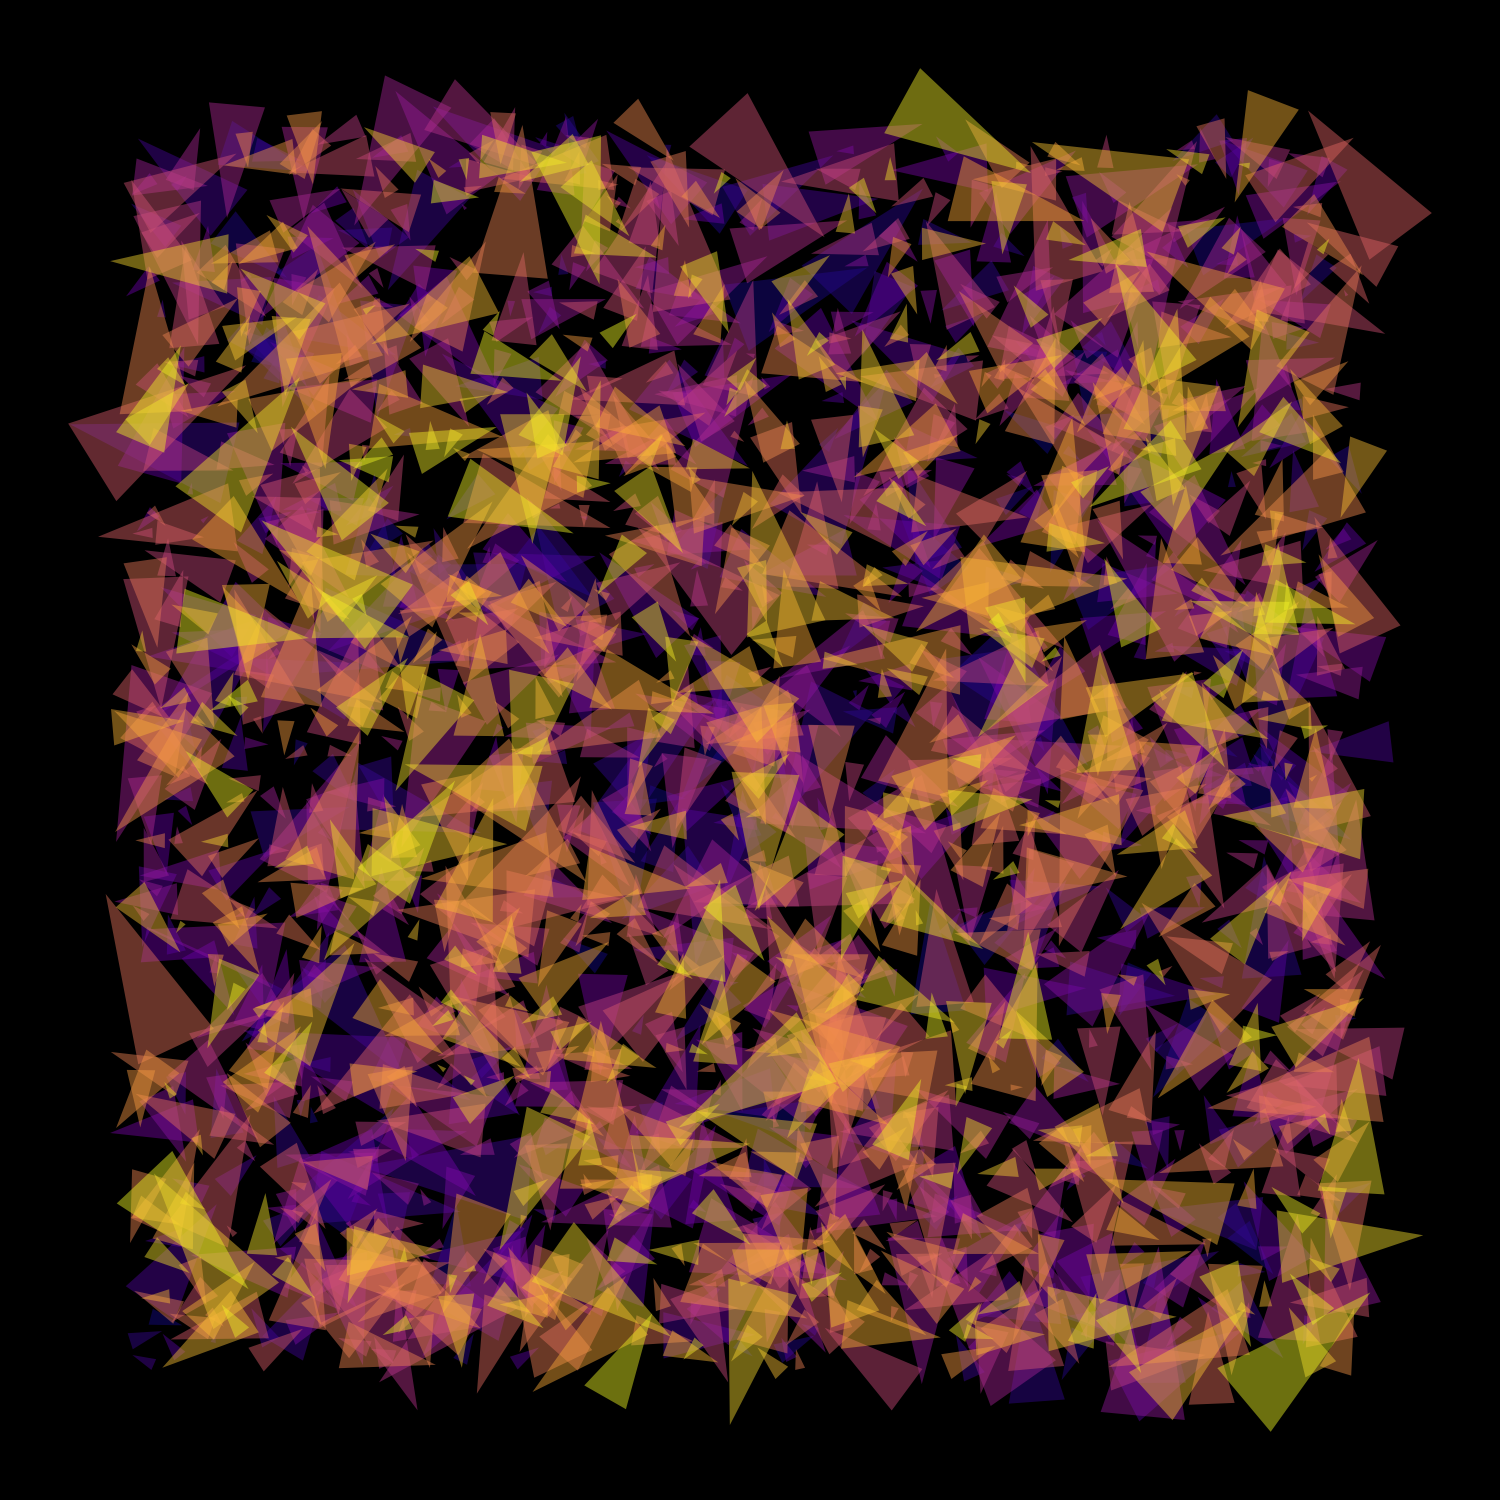

The R source for this figure:
# Genuary 2025 Day 13: Triangles and nothing else.
library(tidyverse)

# Function to rotate points around a center
rotate_points <- function(center_x, center_y, size, scale, angle) {
  # Convert angle to radians
  angle <- angle * pi / 180
  # Calculate the coordinates of the triangle
  x <- center_x + size * scale * c(0, -0.5, 0.5)
  y <- center_y + size * scale * c(1, -1, -1)
  # Rotate the coordinates
  x_rot <- center_x + (x - center_x) * cos(angle) - (y - center_y) * sin(angle)
  y_rot <- center_y + (x - center_x) * sin(angle) + (y - center_y) * cos(angle)
  # Return the rotated coordinates as a tibble
  tibble(x = x_rot, y = y_rot)
}

set.seed(2025) # Set the random seed for reproducibility

# Create a tibble with the triangle data
n_triangles <- 2025 #number of triangles
triangles <- tibble(
  id = 1:n_triangles,
  center_x = runif(n_triangles, 0, 40), # Random x-coordinates
  center_y = runif(n_triangles, 0, 40), # Random y-coordinates
  size = runif(n_triangles, 0.2, 1), # Random size
  scale = runif(n_triangles, 0.5, 3), # Random scale
  angle = runif(n_triangles, 0, 360) # Random angle
) %>%
  mutate(coords = purrr::pmap(list(center_x, center_y, size, scale, angle), rotate_points)) %>%
  unnest(coords)

ggplot(triangles, 
  aes(x = x, y = y, group = id, fill = id)) +
  geom_polygon(alpha = 0.45,
               color = NA,
               linewidth = 0) +
  scale_fill_viridis_c(option = "plasma") +
  theme_void() +
  theme(
    legend.position = "none",
    plot.background = element_rect(fill = "black"),
    panel.background = element_rect(fill = "black")
  )

# Save the plot as a PNG file
ggsave("Genuary13.png", dpi = 300, width = 5, height = 5)